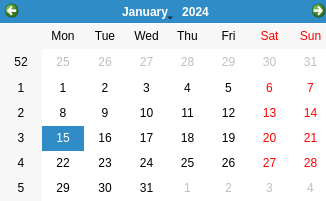
<?xml version="1.0" encoding="UTF-8"?>
<ui version="4.0">
 <class>dlgCalendar</class>
 <widget class="QDialog" name="dlgCalendar">
  <property name="geometry">
   <rect>
    <x>0</x>
    <y>0</y>
    <width>326</width>
    <height>201</height>
   </rect>
  </property>
  <property name="windowTitle">
   <string>Dialog</string>
  </property>
  <widget class="QCalendarWidget" name="Calendar">
   <property name="geometry">
    <rect>
     <x>0</x>
     <y>0</y>
     <width>331</width>
     <height>201</height>
    </rect>
   </property>
  </widget>
 </widget>
 <resources/>
 <connections/>
</ui>
